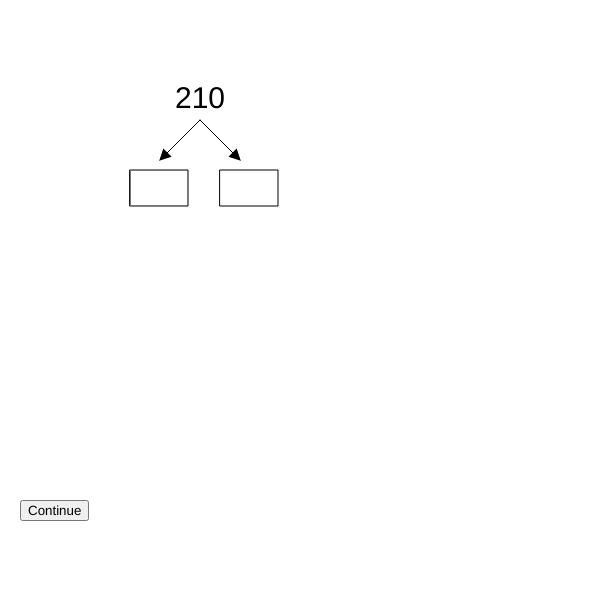
Frame 1 (no input)
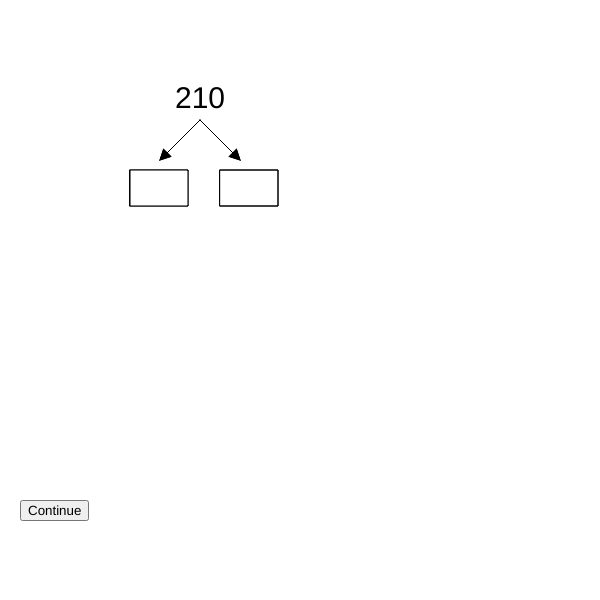
Frame 2 (the mouse pressed at the canvas centre, redrawn once)

The p5.js sketch that drew these frames (run headless with seeded random() and noise() and a simulated clock; the mouse was pressed at the canvas centre and the sketch redrawn once):

// p5.js sketch
// ── sketch.js
let num=210;
let i=0;
let w=50;
let h=100;
let inPut=[],Factor=[],conbut;
const num1=[];

function setup() {
  createCanvas(600, 600);

   // Display 210.
   textSize(30);
   textAlign(CENTER, CENTER);
   text(210,200,100);
 
  // Create buttons
   conbut = createButton("Continue");
   conbut.position(20, 500);
   conbut.mousePressed(Steps);

  noLoop();
}

function draw() {
  background('rgba(125,125,125,0)');

  if(i<4){

 // Factor dispaly
  Factor[i]=createP();
  Factor[i].position(220+i*w,170+i*h);

 // Input display
  inPut[i]=createInput();
  inPut[i].position(130+i*w,170+i*h);
  inPut[i].size(50,30);

  // Arrows 
  drawArrow(200+i*w,120+i*h,160+i*w,160+i*h);
  drawArrow(200+i*w,120+i*h,240+i*w,160+i*h);

  // Borders 
  Border(220+i*w,170+i*h);

  }
}

function drawArrow(x1, y1, x2, y2) {
  // Calculate the angle between the two points
  let angle = atan2(y2 - y1, x2 - x1);
  
  // Calculate the arrowhead size
  let arrowSize = 10;
  
  // Draw the line
  line(x1, y1, x2, y2);
  
  // Draw the arrowhead
  push();
  fill(0);
  translate(x2, y2);
  rotate(angle);
  triangle(-arrowSize, -arrowSize / 2, -arrowSize, arrowSize / 2, 0, 0);
  pop();
}

function Border(x,y){
  
   // Draw a rectangular border around the Factor
  push();
  stroke(0);
  noFill();
  rect(x, y, 58, 36);
  pop();
  
  // Draw a rectangular border around the input
  push();
  stroke(0);
  noFill();
  rect(x-90, y, 58, 36);
  pop();
  
}

function Steps(){

  //Factors
  num1[i] = parseFloat(inPut[i].value());

  if (num1[0] === 2 && num1[1] === undefined) {
    const quotient = num / num1[i];
    Factor[i].html(quotient);
    num=quotient;
    i++;
    redraw();
  }
  else if(num1[0] === 2 && num1[1]===3 && num1[2]===undefined){
    const quotient = num / num1[i];
    Factor[i].html(quotient);
    num=quotient;
    i++;
    redraw();
  }
  else if(num1[0] === 2 && num1[1]===3 && num1[2]===5 && num1[3]===undefined){
    const quotient = num / num1[i];
    Factor[i].html(quotient);
    num=quotient;
    i++;
    redraw();
  }
  else if(num1[0] === 2 && num1[1]===3 && num1[2]===5 && num1[3]===7){
    const quotient = num / num1[i];
    Factor[i].html(quotient);
    num=quotient;
    i++;
    redraw();
  }
}
